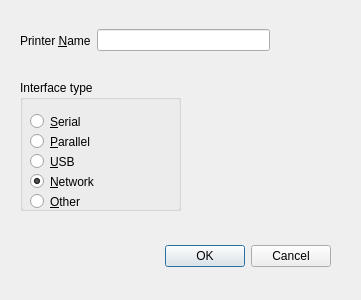
<?xml version="1.0" encoding="UTF-8"?>
<ui version="4.0">
 <class>newptrdlg</class>
 <widget class="QDialog" name="newptrdlg">
  <property name="geometry">
   <rect>
    <x>0</x>
    <y>0</y>
    <width>361</width>
    <height>300</height>
   </rect>
  </property>
  <property name="windowTitle">
   <string>Define printer type</string>
  </property>
  <widget class="QDialogButtonBox" name="buttonBox">
   <property name="geometry">
    <rect>
     <x>30</x>
     <y>240</y>
     <width>301</width>
     <height>32</height>
    </rect>
   </property>
   <property name="orientation">
    <enum>Qt::Horizontal</enum>
   </property>
   <property name="standardButtons">
    <set>QDialogButtonBox::Cancel|QDialogButtonBox::Ok</set>
   </property>
  </widget>
  <widget class="QGroupBox" name="groupBox">
   <property name="geometry">
    <rect>
     <x>20</x>
     <y>80</y>
     <width>161</width>
     <height>131</height>
    </rect>
   </property>
   <property name="title">
    <string>Interface type</string>
   </property>
   <widget class="QRadioButton" name="int_serial">
    <property name="geometry">
     <rect>
      <x>10</x>
      <y>30</y>
      <width>141</width>
      <height>23</height>
     </rect>
    </property>
    <property name="toolTip">
     <string>Select this if the printer has a serial (TTY-style) interface</string>
    </property>
    <property name="text">
     <string>&amp;Serial</string>
    </property>
   </widget>
   <widget class="QRadioButton" name="int_USB">
    <property name="geometry">
     <rect>
      <x>10</x>
      <y>70</y>
      <width>108</width>
      <height>23</height>
     </rect>
    </property>
    <property name="toolTip">
     <string>Select this for a USB printer</string>
    </property>
    <property name="text">
     <string>&amp;USB</string>
    </property>
   </widget>
   <widget class="QRadioButton" name="int_other">
    <property name="geometry">
     <rect>
      <x>10</x>
      <y>110</y>
      <width>108</width>
      <height>23</height>
     </rect>
    </property>
    <property name="toolTip">
     <string>Select this if the printer uses some third-party interface program</string>
    </property>
    <property name="text">
     <string>&amp;Other</string>
    </property>
   </widget>
   <widget class="QRadioButton" name="int_parallel">
    <property name="geometry">
     <rect>
      <x>10</x>
      <y>50</y>
      <width>108</width>
      <height>23</height>
     </rect>
    </property>
    <property name="text">
     <string>&amp;Parallel</string>
    </property>
   </widget>
   <widget class="QRadioButton" name="int_network">
    <property name="geometry">
     <rect>
      <x>10</x>
      <y>90</y>
      <width>108</width>
      <height>23</height>
     </rect>
    </property>
    <property name="toolTip">
     <string>Select this if the printer has a network (terminal server) card</string>
    </property>
    <property name="text">
     <string>&amp;Network</string>
    </property>
    <property name="checked">
     <bool>true</bool>
    </property>
   </widget>
  </widget>
  <widget class="QWidget" name="layoutWidget">
   <property name="geometry">
    <rect>
     <x>20</x>
     <y>20</y>
     <width>250</width>
     <height>41</height>
    </rect>
   </property>
   <layout class="QHBoxLayout" name="horizontalLayout">
    <item>
     <widget class="QLabel" name="label">
      <property name="text">
       <string>Printer &amp;Name</string>
      </property>
      <property name="buddy">
       <cstring>prtname</cstring>
      </property>
     </widget>
    </item>
    <item>
     <widget class="QLineEdit" name="prtname">
      <property name="toolTip">
       <string>Enter the name by which this printer will be known to the spooler</string>
      </property>
      <property name="maxLength">
       <number>28</number>
      </property>
     </widget>
    </item>
   </layout>
  </widget>
 </widget>
 <tabstops>
  <tabstop>prtname</tabstop>
  <tabstop>int_serial</tabstop>
  <tabstop>int_parallel</tabstop>
  <tabstop>int_USB</tabstop>
  <tabstop>int_network</tabstop>
  <tabstop>int_other</tabstop>
  <tabstop>buttonBox</tabstop>
 </tabstops>
 <resources/>
 <connections>
  <connection>
   <sender>buttonBox</sender>
   <signal>accepted()</signal>
   <receiver>newptrdlg</receiver>
   <slot>accept()</slot>
   <hints>
    <hint type="sourcelabel">
     <x>248</x>
     <y>254</y>
    </hint>
    <hint type="destinationlabel">
     <x>157</x>
     <y>274</y>
    </hint>
   </hints>
  </connection>
  <connection>
   <sender>buttonBox</sender>
   <signal>rejected()</signal>
   <receiver>newptrdlg</receiver>
   <slot>reject()</slot>
   <hints>
    <hint type="sourcelabel">
     <x>316</x>
     <y>260</y>
    </hint>
    <hint type="destinationlabel">
     <x>286</x>
     <y>274</y>
    </hint>
   </hints>
  </connection>
 </connections>
</ui>
